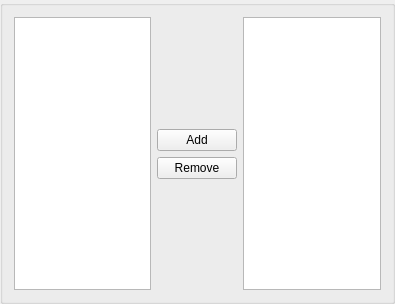
<?xml version="1.0" encoding="UTF-8"?>
<ui version="4.0">
 <class>PwIODeviceSelector</class>
 <widget class="QGroupBox" name="PwIODeviceSelector">
  <property name="geometry">
   <rect>
    <x>0</x>
    <y>0</y>
    <width>395</width>
    <height>304</height>
   </rect>
  </property>
  <property name="windowTitle">
   <string>GroupBox</string>
  </property>
  <layout class="QHBoxLayout" name="horizontalLayout">
   <item>
    <widget class="QListView" name="listView"/>
   </item>
   <item>
    <layout class="QVBoxLayout" name="verticalLayout">
     <property name="spacing">
      <number>6</number>
     </property>
     <item>
      <spacer name="verticalSpacer">
       <property name="orientation">
        <enum>Qt::Vertical</enum>
       </property>
       <property name="sizeHint" stdset="0">
        <size>
         <width>20</width>
         <height>40</height>
        </size>
       </property>
      </spacer>
     </item>
     <item>
      <widget class="QPushButton" name="pushButton">
       <property name="text">
        <string>Add</string>
       </property>
      </widget>
     </item>
     <item>
      <widget class="QPushButton" name="pushButton_2">
       <property name="text">
        <string>Remove</string>
       </property>
      </widget>
     </item>
     <item>
      <spacer name="verticalSpacer_2">
       <property name="orientation">
        <enum>Qt::Vertical</enum>
       </property>
       <property name="sizeHint" stdset="0">
        <size>
         <width>20</width>
         <height>40</height>
        </size>
       </property>
      </spacer>
     </item>
    </layout>
   </item>
   <item>
    <widget class="QListView" name="listView_2"/>
   </item>
  </layout>
 </widget>
 <resources/>
 <connections/>
</ui>
